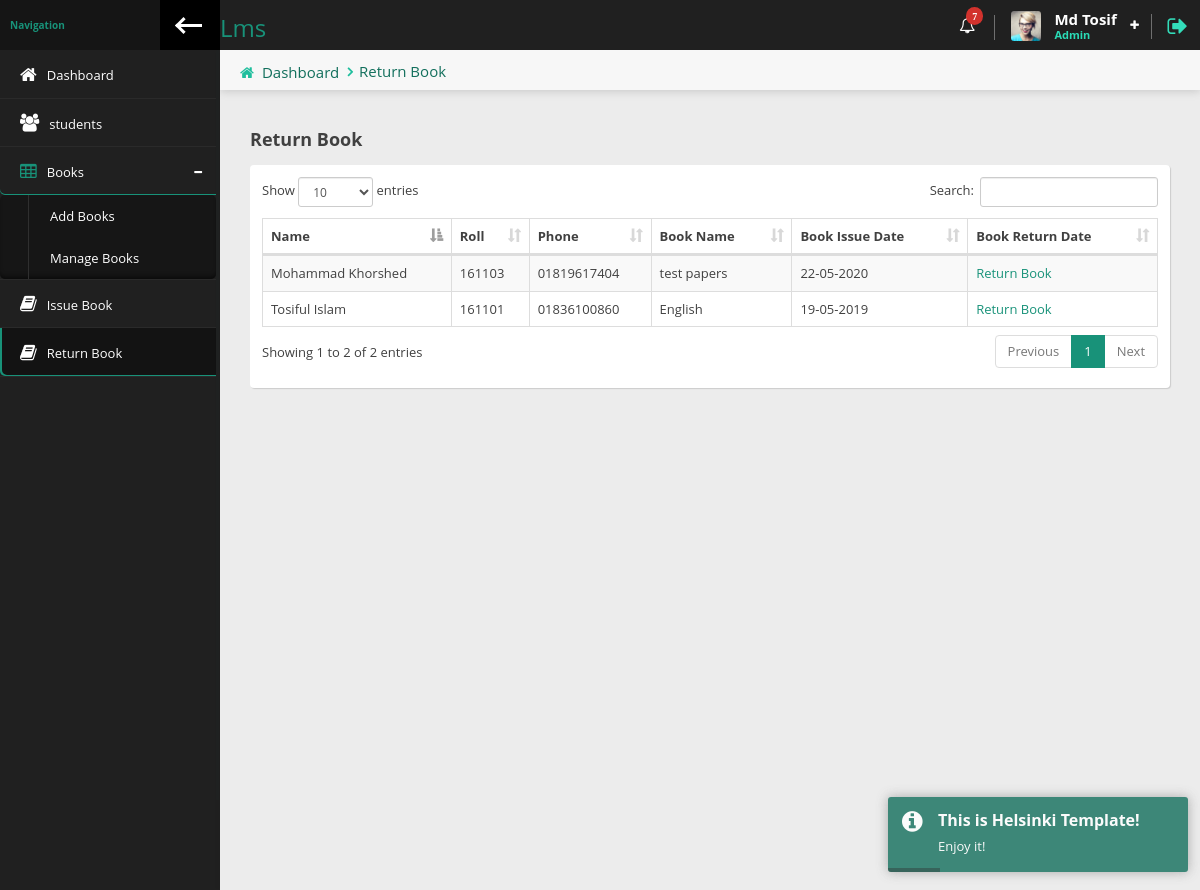
/librian/return-book.php (signed in), run on the app's committed database.
### tables this page shows
CREATE TABLE `librian` (
  `id` int(6) NOT NULL,
  `firstname` varchar(50) NOT NULL,
  `lastname` varchar(50) NOT NULL,
  `email` varchar(100) NOT NULL,
  `username` varchar(50) NOT NULL,
  `password` varchar(100) NOT NULL,
  `datetime` datetime NOT NULL DEFAULT CURRENT_TIMESTAMP
);

CREATE TABLE `issue_books` (
  `id` int(5) NOT NULL,
  `student_id` int(5) NOT NULL,
  `book_id` int(5) NOT NULL,
  `book_issue_date` varchar(20) NOT NULL,
  `book_return_date` varchar(20) NOT NULL,
  `datetime` timestamp NOT NULL DEFAULT CURRENT_TIMESTAMP
);

CREATE TABLE `students` (
  `id` int(6) NOT NULL,
  `fname` varchar(50) NOT NULL,
  `lname` varchar(50) NOT NULL,
  `roll` int(10) NOT NULL,
  `reg` int(10) NOT NULL,
  `email` varchar(50) NOT NULL,
  `username` varchar(50) NOT NULL,
  `password` varchar(100) NOT NULL,
  `phone` varchar(11) NOT NULL,
  `image` varchar(10) DEFAULT NULL,
  `status` tinyint(1) NOT NULL,
  `datetime` timestamp NOT NULL DEFAULT CURRENT_TIMESTAMP
);

CREATE TABLE `books` (
  `id` int(5) NOT NULL,
  `book_name` varchar(70) DEFAULT NULL,
  `book_image` varchar(100) DEFAULT NULL,
  `book_author_name` varchar(50) DEFAULT NULL,
  `book_publication_name` varchar(50) DEFAULT NULL,
  `book_purchase_date` varchar(50) DEFAULT NULL,
  `book_price` varchar(10) DEFAULT NULL,
  `book_qty` int(5) DEFAULT NULL,
  `available_qty` int(5) DEFAULT NULL,
  `libraian_username` varchar(50) DEFAULT NULL
);

### librian/return-book.php (the view, shortened to what this page needs)
<?php
require_once 'header.php';
?>
<div class="content-header">
    <div class="leftside-content-header">
        <ul class="breadcrumbs">
            <li><i class="fa fa-home" aria-hidden="true"></i><a href="#">Dashboard</a></li>
            <li></i><a href="javascript:avoid(0)">Return Book</a></li>
        </ul>
    </div>
</div>
<div class="row animated fadeInUp">
    <div class="col-sm-12">
        <h4 class="section-subtitle"><b>Return Book</b></h4>
        <div class="panel">
            <div class="panel-content">
                <div class="table-responsive">
                    <table id="basic-table" class="data-table table table-striped nowrap table-hover table-bordered" cellspacing="0" width="100%">
                        <thead>
                        <tr>
                            <th>Name</th>
                            <th>Roll</th>
                            <th>Phone</th>
                            <th>Book Name</th>
                            <th>Book Issue Date</th>
                            <th>Book Return  Date</th>
                        </tr>
                        </thead>
                        <tbody>
                        <?php
                        $result=mysqli_query($con,"SELECT   `issue_books`.`id`, `issue_books`.`book_issue_date`, `students`.`fname`,`students`.`lname`,`students`.`roll`,`students`.`phone`,`books`.`book_name`
FROM `issue_books`
INNER JOIN `students` ON `students`.`id`=`issue_books`.`student_id`
INNER JOIN `books` ON `books`.`id`=`issue_books`.`book_id`
WHERE `issue_books`.`book_return_date`=''");
                        while ($row=mysqli_fetch_assoc($result )){
                            ?>
                            <tr>
                                <td><?=ucwords($row['fname'].' '.$row['lname'])?></td>
                                <td><?=$row['roll']?></td>
                                <td><?=$row['phone']?></td>
                                <td><?=$row['book_name']?></td>
                                <td><?=$row['book_issue_date']?></td>
                                <td><a href="return-book.php?id=<?=$row['id']?>">Return Book</a></td>
                            </tr>
                            <?php
                        }
                        ?>
                        </tbody>
                    </table>
                </div>
            </div>
        </div>
    </div>
</div>
<?php
require_once 'footer.php';
?>

### librian/header.php (shortened to what this page needs)
<?php
$page=explode('/',$_SERVER['PHP_SELF']);
 $page=end($page);
require_once '../dbcon.php';
$librian_login=$_SESSION['librian_login'];
$data=mysqli_query($con,"SELECT * FROM `librian` WHERE `email` = '$librian_login'");
$librian_info=mysqli_fetch_assoc($data);
?>
<!doctype html>
<html lang="en" class="fixed left-sidebar-top">
<head>
    <link href="../asset/vendor/pace/pace-theme-minimal.css" rel="stylesheet" />
    <link rel="stylesheet" href="../asset/vendor/bootstrap/css/bootstrap.css">
    <link rel="stylesheet" href="../asset/vendor/font-awesome/css/font-awesome.css">
    <link rel="stylesheet" href="../asset/vendor/animate.css/animate.css">
    <link rel="stylesheet" href="../asset/vendor/toastr/toastr.min.css">
    <link rel="stylesheet" href="../asset/vendor/magnific-popup/magnific-popup.css">
    <link rel="stylesheet" href="../asset/vendor/data-table/media/css/dataTables.bootstrap.min.css">
    <link rel="stylesheet" href="../asset/stylesheets/css/style.css">
</head>
<body>
<div class="wrap">
    <div class="page-header">
        <div class="leftside-header">
            <div class="logo">
                <a href="index.html" class="on-click">
                    <h3>Lms</h3>
                </a>
            </div>
        </div>
        <div class="rightside-header">
            <div class="header-section hidden-xs" id="notice-headerbox">
                <div class="notice" id="alerts-notice">
                    <i class="fa fa-bell-o" aria-hidden="true"><span class="badge badge-xs badge-top-right x-danger">7</span></i>
                </div>
            </div>
            <div class="header-section" id="user-headerbox">
                <div class="user-header-wrap">
                    <div class="user-photo">
                        <img alt="profile photo" src="../asset/images/avatar/avatar_user.jpg" />
                    </div>
                    <div class="user-info">
                        <span class="user-name"><?=ucwords($librian_info['firstname']).' ' .ucwords($librian_info['lastname'])?></span>
                        <span class="user-profile">Admin</span>
                    </div>
                    <i class="fa fa-plus icon-open" aria-hidden="true"></i>
                </div>
            </div>
            <div class="header-section">
                <a href="logout.php" data-toggle="tooltip" data-placement="left" title="Logout"><i class="fa fa-sign-out log-out" aria-hidden="true"></i></a>
            </div>
        </div>
    </div>
    <div class="page-body">
        <div class="left-sidebar">
            <div class="left-sidebar-header">
                <div class="left-sidebar-title">Navigation</div>
                <div class="left-sidebar-toggle c-hamburger c-hamburger--htla hidden-xs" data-toggle-class="left-sidebar-collapsed" data-target="html">
                    <span></span>
                </div>
            </div>
            <div id="left-nav" class="nano">
                <div class="nano-content">
                    <nav>
                        <ul class="nav nav-left-lines" id="main-nav">
                            <li class="<?= $page == 'index.php' ? 'active-item' : ''?>"><a href="index.php"><i class="fa fa-home" aria-hidden="true"></i><span>Dashboard</span></a></li>
                            <li class="<?=$page =='students.php'?'active-item':''  ?>"> <a href="students.php"><i class="fa fa-users" aria-hidden="true"></i><span>students</span></a></li>
                            <li class="has-child-item open-item  <?= $page == 'add-books.php' ? 'open-item' : ''?> <?= $page == 'manage-books.php' ? 'open-item' : ''?>">
                                <a><i class="fa fa-table" aria-hidden="true"></i><span>Books</span></a>
                                <ul class="nav child-nav level-1" style="">
                                    <li class="<?= $page == 'add-books.php' ? 'active-item' : ''?>"><a href="add-books.php">Add Books</a></li>
                                    <li class="<?= $page == 'manage-books.php' ? 'active-item' : ''?>"><a href="manage-books.php">Manage Books</a></li>
                                </ul>
                            </li>
                            <li class="<?= $page == 'issue-book.php' ? 'active-item' : ''?>"><a href="issue-book.php"><i class="fa fa-book" aria-hidden="true"></i><span>Issue Book</span></a></li>
                            <li class="<?= $page == 'return-book.php' ? 'active-item' : ''?>"><a href="return-book.php"><i class="fa fa-book" aria-hidden="true"></i><span>Return Book</span></a></li>
                        </ul>
                    </nav>
                </div>
            </div>
        </div>
        <div class="content">

### data on the page
librian: firstname "Md", lastname "Tosif"
issue_books: student.lname "Tosiful Islam", student.roll "161101", student.phone "01836100860", book.book_name "English", book_issue_date "19-05-2019"
issue_books: student.lname "Mohammad Khorshed", student.roll "161103", student.phone "01819617404", book.book_name "test papers", book_issue_date "22-05-2020"
